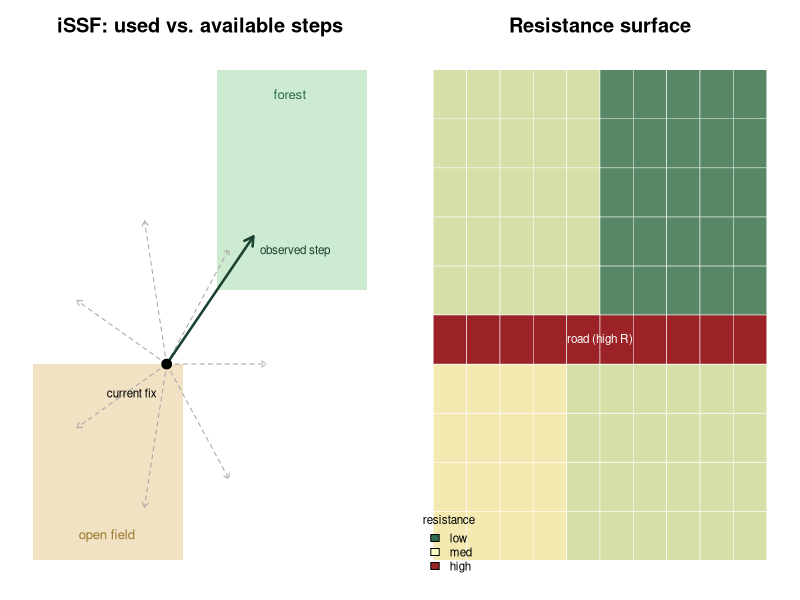
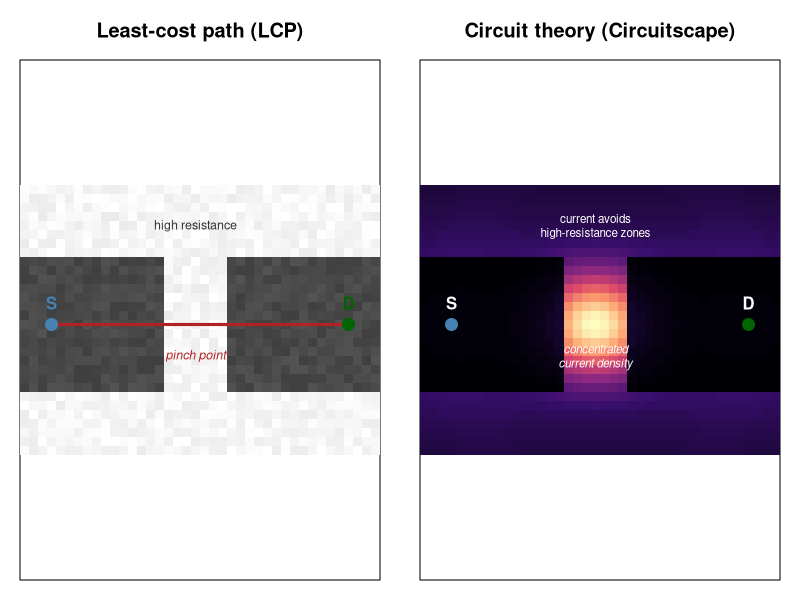
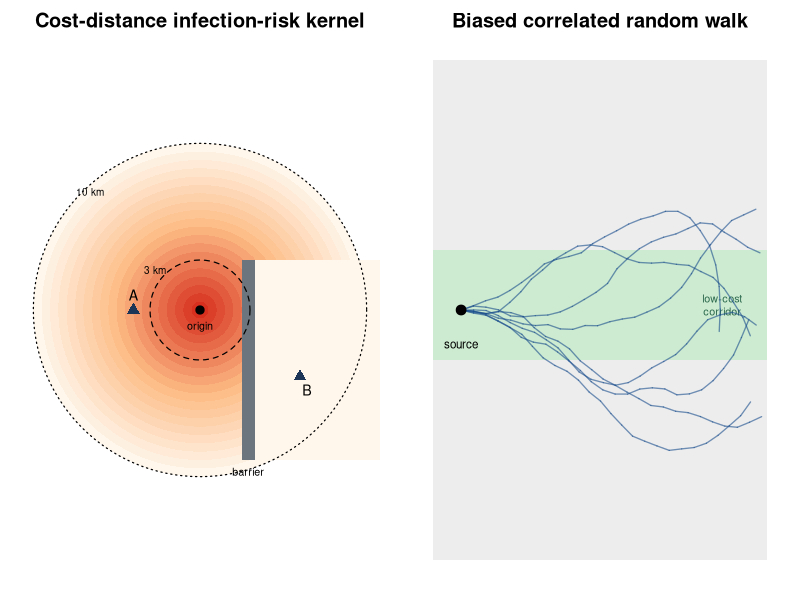
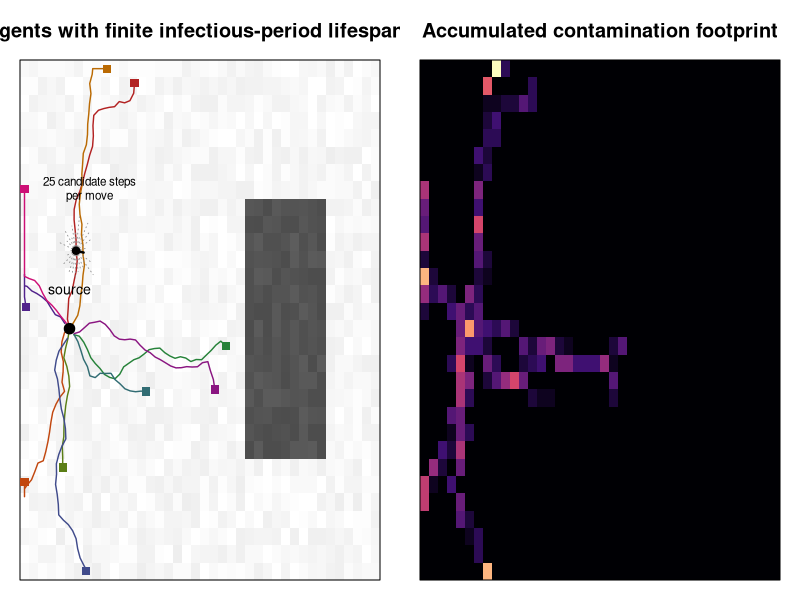

R code for these plots, in order:
## ---- chunk 1
#| label: fig-issf-schematic
#| echo: false
#| fig-width: 9
#| fig-height: 4.2
#| fig-cap: "Schematic of the integrated step-selection function and the resulting resistance surface. Left: at each observed location the animal's realised step (solid arrow) is compared against random available steps (dashed arrows) drawn from its movement kernel, so the model learns which features are selected. Right: the fitted coefficients are translated into a resistance raster, where preferred habitat receives low resistance (green) and barriers such as roads receive high resistance (red)."

op <- par(mfrow = c(1, 2), mar = c(1, 1, 2.5, 1))

# Panel A: used vs. available steps
plot(0, 0, type = "n", xlim = c(0, 10), ylim = c(0, 10), axes = FALSE,
     xlab = "", ylab = "", main = "iSSF: used vs. available steps")
rect(5.5, 5.5, 10, 10, col = "#cdebd0", border = NA); text(7.7, 9.5, "forest", col = "#2d6a4f", cex = 0.8)
rect(0, 0, 4.5, 4, col = "#f1e2c4", border = NA);     text(2.2, 0.5, "open field", col = "#9c7a30", cex = 0.8)
x0 <- 4; y0 <- 4
set.seed(1)
for (a in seq(0, 2 * pi, length.out = 8)[-8])
  arrows(x0, y0, x0 + 3 * cos(a), y0 + 3 * sin(a), length = 0.06, col = "grey65", lty = 2)
arrows(x0, y0, 6.6, 6.6, length = 0.10, col = "#1b4332", lwd = 2.5)
points(x0, y0, pch = 19, cex = 1.3)
text(x0 - 0.3, y0 - 0.6, "current fix", cex = 0.7, adj = 1)
text(6.8, 6.3, "observed step", cex = 0.7, adj = 0, col = "#1b4332")

# Panel B: resistance raster
plot(0, 0, type = "n", xlim = c(0, 10), ylim = c(0, 10), axes = FALSE,
     xlab = "", ylab = "", main = "Resistance surface")
pal <- colorRampPalette(c("#2d6a4f", "#fdfdbf", "#9b2226"))(100)
for (i in 0:9) for (j in 0:9) {
  val <- 0.4
  if (i >= 5 && j >= 5) val <- 0.1
  if (i < 4 && j < 4) val <- 0.55
  rect(i, j, i + 1, j + 1, col = pal[round(val * 99) + 1], border = "white", lwd = 0.5)
}
for (i in 0:9) rect(i, 4, i + 1, 5, col = "#9b2226", border = "white", lwd = 0.5)
text(5, 4.5, "road (high R)", col = "white", cex = 0.7)
legend("bottomleft", fill = c("#2d6a4f", "#fdfdbf", "#9b2226"),
       legend = c("low", "med", "high"), bty = "n", cex = 0.7, title = "resistance")
par(op)
## ---- chunk 2
#| label: fig-lcp-circuit-schematic
#| fig-cap: "Schematic comparison of least-cost path (LCP) and circuit-theory corridor modelling applied to the same resistance surface. **Left:** The LCP analysis identifies a single optimal route (red line) connecting the source (S) and destination (D) patches by minimising cumulative movement cost, threading through the narrow low-resistance gap between the two high-resistance blocks (dark grey). **Right:** Circuit theory treats the same surface as a resistor network and lets current flow from source to destination through all possible pathways simultaneously. The resulting current density (Magma ramp) does not single out one route but reveals the relative importance of the entire corridor network, concentrating at the pinch point where the landscape forces movement through the narrow passage."
#| fig-width: 11
#| fig-height: 5

set.seed(123)
nx <- 40; ny <- 30

# Resistance surface: two high-resistance blocks separated by a narrow corridor
res <- matrix(2, nrow = ny, ncol = nx)
res[8:22, 1:16]  <- 9
res[8:22, 24:40] <- 9
res <- res + matrix(runif(nx * ny, -0.4, 0.4), nrow = ny)
res[res < 1] <- 1

source_xy <- c(4, 15)
dest_xy   <- c(37, 15)

par(mfrow = c(1, 2), mar = c(1, 1, 3, 1))

# --- Panel 1: Least-cost path ---
image(1:nx, 1:ny, t(res), col = colorRampPalette(c("white", "grey25"))(100),
      xaxt = "n", yaxt = "n", xlab = "", ylab = "", asp = 1,
      main = "Least-cost path (LCP)")

lcp_x <- c(source_xy[1], 12, 17, 20, 23, 28, dest_xy[1])
lcp_y <- c(source_xy[2], 15, 15, 15, 15, 15, dest_xy[2])
lines(lcp_x, lcp_y, col = "firebrick", lwd = 3)
points(source_xy[1], source_xy[2], pch = 19, cex = 1.6, col = "steelblue")
points(dest_xy[1], dest_xy[2], pch = 19, cex = 1.6, col = "darkgreen")
text(source_xy[1], source_xy[2] + 2.4, "S", font = 2, col = "steelblue")
text(dest_xy[1], dest_xy[2] + 2.4, "D", font = 2, col = "darkgreen")
text(20, 26, "high resistance", cex = 0.75, col = "grey20")
text(20, 11.5, "pinch point", cex = 0.75, col = "firebrick", font = 3)

# --- Panel 2: Circuit theory ---
xx <- matrix(rep(1:nx, each = ny), nrow = ny)
yy <- matrix(rep(1:ny, times = nx), nrow = ny)
dist_S <- sqrt((xx - source_xy[1])^2 + (yy - source_xy[2])^2)
dist_D <- sqrt((xx - dest_xy[1])^2 + (yy - dest_xy[2])^2)
gap_focus <- exp(-((xx - 20)^2) / 40) * exp(-((yy - 15)^2) / 30)

current <- exp(-dist_S / 14) + exp(-dist_D / 14) + 2.4 * gap_focus
current[res > 7] <- current[res > 7] * 0.15   # current avoids high-resistance blocks

magma_ramp <- colorRampPalette(c("#000004", "#3B0F70", "#8C2981",
                                 "#DE4968", "#FE9F6D", "#FCFDBF"))(100)
image(1:nx, 1:ny, t(current), col = magma_ramp,
      xaxt = "n", yaxt = "n", xlab = "", ylab = "", asp = 1,
      main = "Circuit theory (Circuitscape)")
points(source_xy[1], source_xy[2], pch = 19, cex = 1.6, col = "steelblue")
points(dest_xy[1], dest_xy[2], pch = 19, cex = 1.6, col = "darkgreen")
text(source_xy[1], source_xy[2] + 2.4, "S", font = 2, col = "white")
text(dest_xy[1], dest_xy[2] + 2.4, "D", font = 2, col = "white")
text(20, 11.5, "concentrated\ncurrent density", cex = 0.7, col = "white", font = 3)
text(20, 26, "current avoids\nhigh-resistance zones", cex = 0.7, col = "white")
## ---- chunk 3
#| label: fig-kernel-schematic
#| echo: false
#| fig-width: 6.5
#| fig-height: 5.5
#| fig-cap: "Schematic of the cost-distance infection-risk kernel. Risk decays exponentially from the outbreak origin. Because distance is measured through the resistance surface rather than in a straight line, a barrier casts a low-risk shadow: location B, behind the barrier, carries far lower risk than location A at the same straight-line distance in open terrain. Dashed and dotted circles mark the EFSA protection (about 3 km) and surveillance (about 10 km) thresholds."

par(mar = c(1, 1, 2, 1))
plot(0, 0, type = "n", xlim = c(-10, 10), ylim = c(-10, 10), axes = FALSE,
     xlab = "", ylab = "", asp = 1, main = "Cost-distance infection-risk kernel")
rr  <- seq(10, 0.5, by = -0.5)
pal <- colorRampPalette(c("#fff7ec", "#fdbb84", "#d7301f"))(length(rr))
for (i in seq_along(rr)) symbols(0, 0, circles = rr[i], inches = FALSE, add = TRUE, bg = pal[i], fg = NA)
polygon(c(3.3, 11, 11, 3.3), c(-9, -9, 3, 3), col = "#fff7ec", border = NA)  # cost-distance shadow
rect(2.5, -9, 3.3, 3, col = "#6c757d", border = NA); text(2.9, -9.7, "barrier", cex = 0.65)
symbols(0, 0, circles = 3,  inches = FALSE, add = TRUE, fg = "black", lty = 2, lwd = 1.2)
symbols(0, 0, circles = 10, inches = FALSE, add = TRUE, fg = "black", lty = 3, lwd = 1.2)
text(-2.7, 2.4, "3 km", cex = 0.6); text(-6.6, 7.1, "10 km", cex = 0.6)
points(0, 0, pch = 19, cex = 1.1); text(0, -1, "origin", cex = 0.65)
points(-4, 0, pch = 17, col = "#1d3557", cex = 1.3); text(-4, 0.9, "A", cex = 0.85)
points(6, -4, pch = 17, col = "#1d3557", cex = 1.3); text(6.4, -4.8, "B", cex = 0.85)
## ---- chunk 4
#| label: fig-bcrw-schematic
#| echo: false
#| fig-width: 6.5
#| fig-height: 5
#| fig-cap: "Schematic of a biased correlated random walk. Several stochastic trajectories start from the same source. Directional persistence keeps successive steps roughly aligned, while a bias toward low-cost terrain steers the walks along the low-resistance corridor (green band). Accumulated over many walks, the visit density approximates the circuit-theory current map."

par(mar = c(1, 1, 2, 1))
plot(0, 0, type = "n", xlim = c(0, 12), ylim = c(0, 10), axes = FALSE,
     xlab = "", ylab = "", main = "Biased correlated random walk")
rect(0, 0, 12, 10, col = "#ededed", border = NA)
rect(0, 4, 12, 6.2, col = "#cdebd0", border = NA)
text(10.4, 5.1, "low-cost\ncorridor", cex = 0.65, col = "#2d6a4f")
set.seed(10)
sx <- 1; sy <- 5
for (w in 1:8) {
  x <- sx; y <- sy; head <- 0
  for (s in 1:25) {
    head <- head + rnorm(1, 0, 0.15) + (5 - y) * 0.05
    nx <- x + 0.45 * cos(head); ny <- y + 0.45 * sin(head)
    segments(x, y, nx, ny, col = rgb(0.1, 0.3, 0.55, 0.6), lwd = 1.3)
    x <- nx; y <- ny
  }
}
points(sx, sy, pch = 19, cex = 1.3); text(sx, sy - 0.7, "source", cex = 0.7)
## ---- chunk 5
#| label: fig-ibmm-schematic
#| echo: false
#| fig-width: 11
#| fig-height: 5
#| fig-cap: "Schematic of the iSSF-based individual-based movement model. Left: simulated agents move step by step according to the fitted movement and habitat-selection kernels, with each trajectory ending when the agent's drawn infectious-period lifespan elapses (square endpoints). The inset fan at one location illustrates how, at every step, the model draws 25 candidate 'available' steps from the fitted step-length and turning-angle kernels (dotted grey) and selects the realised 'used' step (solid black) in proportion to its estimated habitat suitability. Right: accumulating these finite-lifespan trajectories over many agents yields a spatial footprint of how far and in which directions contamination is likely to spread from the source before the agents die."

set.seed(11)
nx <- 40; ny <- 30
res <- matrix(2, nrow = ny, ncol = nx)
res[8:22, 26:34] <- 8                   # patch of high-cost terrain
res <- res + matrix(runif(nx * ny, -0.3, 0.3), nrow = ny)
res[res < 1] <- 1

ramp_grey <- colorRampPalette(c("white", "grey30"))(100)
heat_ramp <- colorRampPalette(c("#000004", "#3B0F70", "#8C2981",
                                "#DE4968", "#FE9F6D", "#FCFDBF"))(100)
agent_cols <- colorRampPalette(c("firebrick", "darkorange3", "forestgreen",
                                 "steelblue4", "purple4", "deeppink3"))(10)

source_xy <- c(6, 15)

sim_agent <- function(lifespan, kappa = 6) {
  x <- source_xy[1]; y <- source_xy[2]; head <- runif(1, -pi, pi)
  path <- matrix(NA, nrow = lifespan, ncol = 2)
  for (s in seq_len(lifespan)) {
    head <- head + rnorm(1, 0, 0.25)
    nx_try <- x + 0.6 * cos(head); ny_try <- y + 0.6 * sin(head)
    nx_try <- min(max(nx_try, 1), nx); ny_try <- min(max(ny_try, 1), ny)
    if (runif(1) < 1 / res[round(ny_try), round(nx_try)]) {
      x <- nx_try; y <- ny_try
    }
    path[s, ] <- c(x, y)
  }
  path
}

lifespans <- sample(30:75, 10)
agents <- lapply(lifespans, sim_agent)

# --- illustrate the 25 candidate ('available') steps drawn at one decision point ---
draw_step_choice <- function(x, y, heading, n_candidates = 25, chosen_idx = 13) {
  angles <- heading + seq(-pi, pi, length.out = n_candidates + 1)[1:n_candidates]
  lens   <- runif(n_candidates, 0.8, 2.4)
  for (k in seq_len(n_candidates)) {
    xe <- x + lens[k] * cos(angles[k])
    ye <- y + lens[k] * sin(angles[k])
    segments(x, y, xe, ye, col = "grey55", lwd = 0.8, lty = 3)
  }
  xe <- x + lens[chosen_idx] * cos(angles[chosen_idx])
  ye <- y + lens[chosen_idx] * sin(angles[chosen_idx])
  segments(x, y, xe, ye, col = "black", lwd = 2.4)
  points(x, y, pch = 19, cex = 1, col = "black")
  text(x + 1.5, y + 3.6, "25 candidate steps\nper move", cex = 0.7)
}

par(mfrow = c(1, 2), mar = c(1, 1, 3, 1))

# Panel 1: trajectories with finite lifespans and the step-choice fan
image(1:nx, 1:ny, t(res), col = ramp_grey, axes = FALSE, xlab = "", ylab = "",
      main = "Agents with finite infectious-period lifespans")
box()
for (i in seq_along(agents)) {
  p <- agents[[i]]
  lines(p[, 1], p[, 2], col = agent_cols[i], lwd = 1.4)
  points(p[nrow(p), 1], p[nrow(p), 2], pch = 15, col = agent_cols[i], cex = 1.1)
}
points(source_xy[1], source_xy[2], pch = 19, cex = 1.4)
text(source_xy[1], source_xy[2] + 2.2, "source", cex = 0.85)

focus_step <- 18
fp <- agents[[1]][focus_step, ]
fp_prev <- agents[[1]][focus_step - 1, ]
fp_heading <- atan2(fp[2] - fp_prev[2], fp[1] - fp_prev[1])
draw_step_choice(fp[1], fp[2], fp_heading)

# Panel 2: accumulated contamination footprint
visit <- matrix(0, nrow = ny, ncol = nx)
for (p in agents) {
  ix <- round(p[, 1]); iy <- round(p[, 2])
  for (k in seq_along(ix)) visit[iy[k], ix[k]] <- visit[iy[k], ix[k]] + 1
}
image(1:nx, 1:ny, t(visit), col = heat_ramp, axes = FALSE, xlab = "", ylab = "",
      main = "Accumulated contamination footprint")
box()
